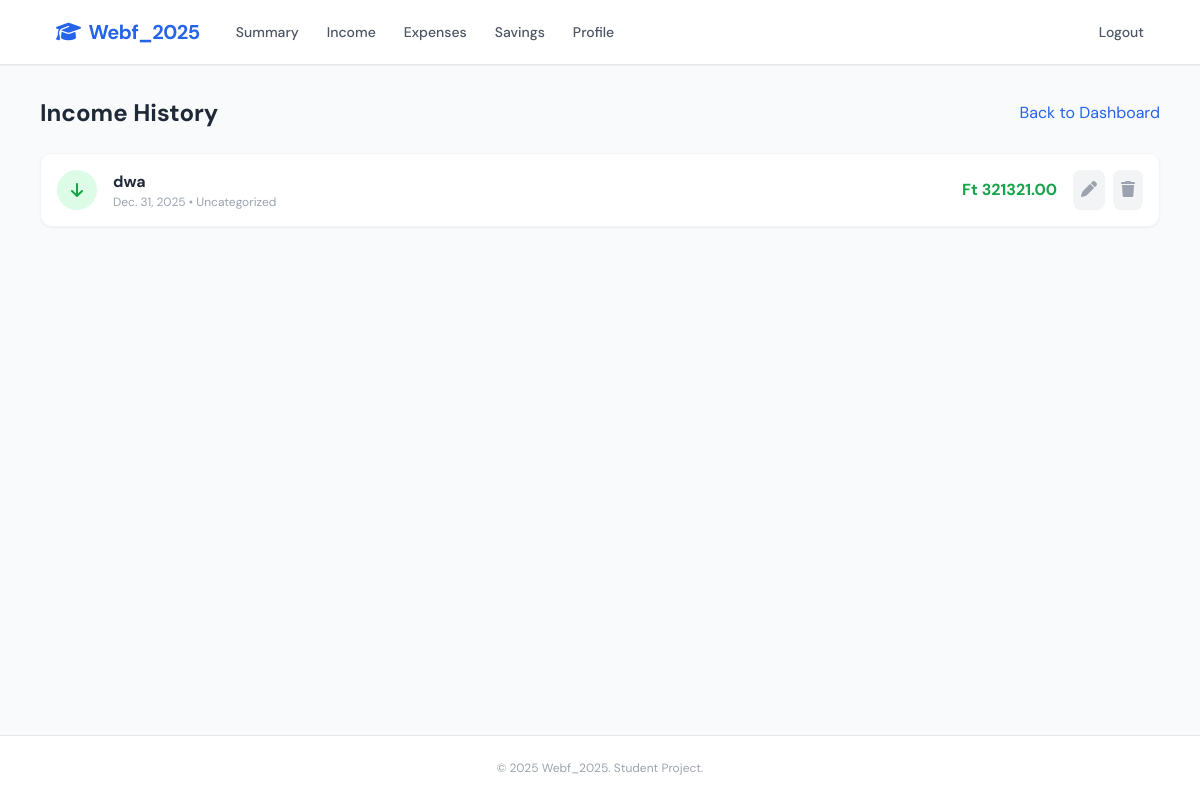
Screenshot of /income/ (signed in) with the database file from the repository.
### budget/models.py (models this page shows, shortened)
class Transaction(models.Model):
    TRANSACTION_TYPES = [
        ('INCOME', 'Income'),
        ('EXPENSE', 'Expense'),
    ]
    user = models.ForeignKey(User, on_delete=models.CASCADE, related_name='transactions')
    category = models.ForeignKey(Category, on_delete=models.SET_NULL, null=True, blank=True)
    title = models.CharField(max_length=100)
    amount = models.DecimalField(max_digits=10, decimal_places=2)
    transaction_type = models.CharField(max_length=7, choices=TRANSACTION_TYPES)
    date = models.DateField()
    created_at = models.DateTimeField(auto_now_add=True)
    class Meta:
        ordering = ['-date', '-created_at']

class UserProfile(models.Model):
    CURRENCY_CHOICES = [
        ('Ft', 'HUF (Ft)'),
        ('$', 'USD ($)'),
        ('€', 'EUR (€)'),
    ]
    user = models.OneToOneField(User, on_delete=models.CASCADE)
    currency = models.CharField(max_length=5, choices=CURRENCY_CHOICES, default='Ft')

### budget/views.py (the view)
# urls.py: path('income/', views.income_view, name='income'),
@login_required
def income_view(request):
    transactions = Transaction.objects.filter(user=request.user, transaction_type='INCOME')
    return render(request, 'transaction_list.html', {'transactions': transactions, 'title': 'Income History', 'type': 'INCOME'})

### templates/transaction_list.html (shortened to what this page needs)
{% extends 'base.html' %}
{% block content %}
<div class="flex justify-between items-center mb-6">
    <h2 class="text-2xl font-bold text-gray-800">{{ title }}</h2>
    <a href="{% url 'dashboard' %}" class="text-blue-600 hover:underline">Back to Dashboard</a>
</div>
<div class="bg-white rounded-xl shadow-sm border border-gray-100 overflow-hidden animate__animated animate__fadeInUp">
    {% if transactions %}
    <div class="divide-y divide-gray-50">
        {% for t in transactions %}
        <div class="p-4 hover:bg-gray-50 transition flex items-center justify-between group">
            <div class="flex items-center space-x-4">
                <div class="w-10 h-10 rounded-full flex items-center justify-center
                    {% if t.transaction_type == 'INCOME' %} bg-green-100 text-green-600 {% else %} bg-red-100 text-red-600 {% endif %}">
                    <i class="fa-solid {% if t.transaction_type == 'INCOME' %}fa-arrow-down{% else %}fa-arrow-up{% endif %}"></i>
                </div>
                <div>
                    <p class="font-bold text-gray-800">{{ t.title }}</p>
                    <div class="text-xs text-gray-400">{{ t.date }} • {{ t.category.name|default:"Uncategorized" }}</div>
                </div>
            </div>
            <div class="flex items-center space-x-4">
                <span class="font-bold {% if t.transaction_type == 'INCOME' %} text-green-600 {% else %} text-red-500 {% endif %}">
                    {{ user.userprofile.currency }} {{ t.amount }}
                </span>
                <div class="flex space-x-2">
                    <a href="{% url 'edit_transaction' t.id %}" class="text-gray-400 hover:text-blue-600 p-2 bg-gray-100 rounded-lg"><i class="fa-solid fa-pen"></i></a>
                    <form action="{% url 'delete_transaction' t.id %}" method="post" onsubmit="return confirm('Delete?');" class="inline">
                        <button class="text-gray-400 hover:text-red-600 p-2 bg-gray-100 rounded-lg"><i class="fa-solid fa-trash"></i></button>
                    </form>
                </div>
            </div>
        </div>
        {% endfor %}
    </div>
    {% else %}
    <div class="p-12 text-center text-gray-400">
        <div class="mb-4 text-4xl text-gray-200"><i class="fa-regular fa-folder-open"></i></div>
        <p class="mb-4">No {{ title|lower }} found.</p>
        <a href="{% url 'add_transaction' %}" class="text-blue-600 font-bold hover:underline">Add a transaction</a>
    </div>
    {% endif %}
</div>
{% endblock %}

### templates/base.html (style rules this page uses)
body { font-family: 'DM Sans', sans-serif; }

### rows the page displays
Transaction: title "dwa", date "Dec. 31, 2025", category.name "Uncategorized", amount "321321.00"

### other values shown
{{ title }} "Income History"
{{ user.userprofile.currency }} "Ft"
